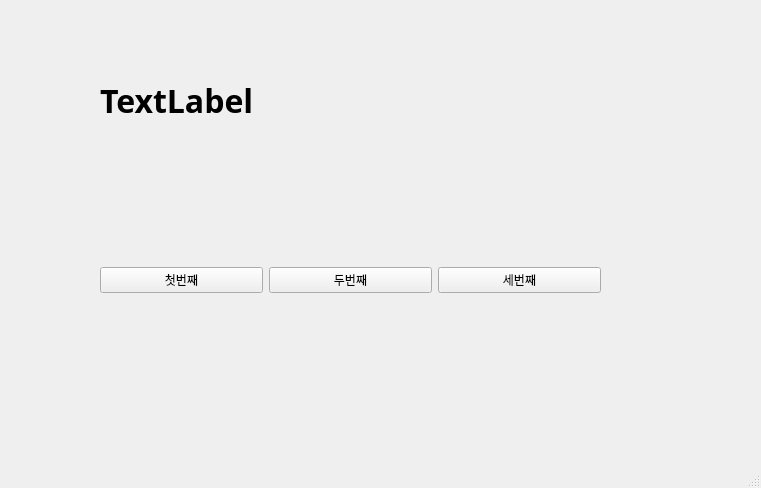
<?xml version="1.0" encoding="UTF-8"?>
<ui version="4.0">
 <class>MainWindow</class>
 <widget class="QMainWindow" name="MainWindow">
  <property name="geometry">
   <rect>
    <x>0</x>
    <y>0</y>
    <width>761</width>
    <height>488</height>
   </rect>
  </property>
  <property name="windowTitle">
   <string>MainWindow</string>
  </property>
  <widget class="QWidget" name="centralwidget">
   <widget class="QLabel" name="label">
    <property name="geometry">
     <rect>
      <x>100</x>
      <y>70</y>
      <width>491</width>
      <height>61</height>
     </rect>
    </property>
    <property name="font">
     <font>
      <family>맑은 고딕</family>
      <pointsize>24</pointsize>
      <weight>75</weight>
      <bold>true</bold>
     </font>
    </property>
    <property name="text">
     <string>TextLabel</string>
    </property>
   </widget>
   <widget class="QWidget" name="horizontalLayoutWidget">
    <property name="geometry">
     <rect>
      <x>100</x>
      <y>240</y>
      <width>501</width>
      <height>80</height>
     </rect>
    </property>
    <layout class="QHBoxLayout" name="horizontalLayout">
     <item>
      <widget class="QPushButton" name="pushButton">
       <property name="text">
        <string>첫번째</string>
       </property>
      </widget>
     </item>
     <item>
      <widget class="QPushButton" name="pushButton_2">
       <property name="text">
        <string>두번째</string>
       </property>
      </widget>
     </item>
     <item>
      <widget class="QPushButton" name="pushButton_3">
       <property name="text">
        <string>세번째</string>
       </property>
      </widget>
     </item>
    </layout>
   </widget>
  </widget>
  <widget class="QMenuBar" name="menubar">
   <property name="geometry">
    <rect>
     <x>0</x>
     <y>0</y>
     <width>761</width>
     <height>21</height>
    </rect>
   </property>
  </widget>
  <widget class="QStatusBar" name="statusbar"/>
 </widget>
 <resources/>
 <connections>
  <connection>
   <sender>pushButton</sender>
   <signal>clicked()</signal>
   <receiver>MainWindow</receiver>
   <slot>firstClick()</slot>
   <hints>
    <hint type="sourcelabel">
     <x>193</x>
     <y>300</y>
    </hint>
    <hint type="destinationlabel">
     <x>194</x>
     <y>369</y>
    </hint>
   </hints>
  </connection>
  <connection>
   <sender>pushButton_2</sender>
   <signal>clicked()</signal>
   <receiver>MainWindow</receiver>
   <slot>secondClick()</slot>
   <hints>
    <hint type="sourcelabel">
     <x>348</x>
     <y>305</y>
    </hint>
    <hint type="destinationlabel">
     <x>347</x>
     <y>371</y>
    </hint>
   </hints>
  </connection>
  <connection>
   <sender>pushButton_3</sender>
   <signal>clicked()</signal>
   <receiver>MainWindow</receiver>
   <slot>thirdClick()</slot>
   <hints>
    <hint type="sourcelabel">
     <x>520</x>
     <y>303</y>
    </hint>
    <hint type="destinationlabel">
     <x>520</x>
     <y>373</y>
    </hint>
   </hints>
  </connection>
 </connections>
 <slots>
  <slot>firstClick()</slot>
  <slot>secondClick()</slot>
  <slot>thirdClick()</slot>
 </slots>
</ui>
